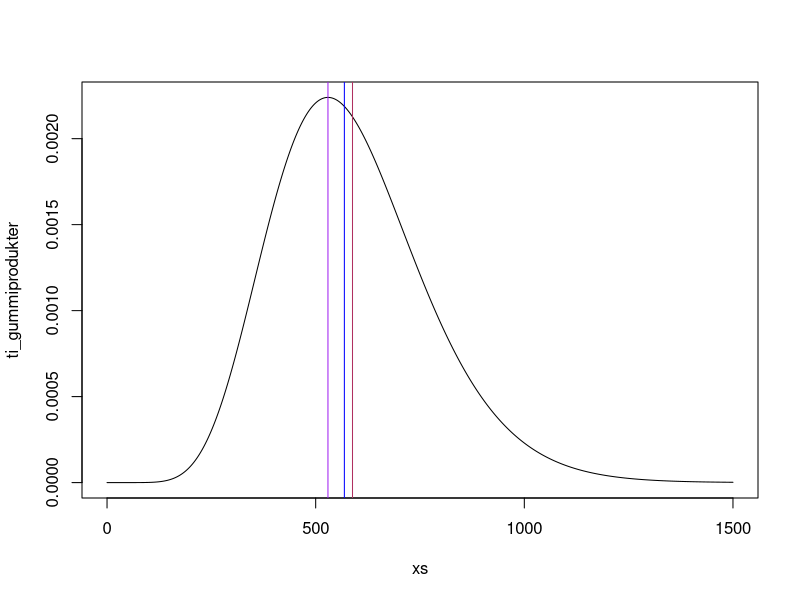

This figure's R source:
# Processes -------------------------------------------------------------
# Bernoulli Process -- Eksamen desember 2021 --------------------------
{
# ** a) Ligninggenerator ----
# Nyberg har laget en generator for tredjegradsligninger.
# Sannsynligheten for at Sebastian klarer å løse en tilfeldig generert ligning derfra
# er 3/8. Sebastian henter 5 tredjegradsligninger fra generatoren.

# Sannsynligheten for at Sebastian klarer å løse en 3. grads ligning
p = 3/8

# Antall 3. grads ligninger som Sebastian trekker
k = 5

# *** i.  Sannsynlighet for å presis løse 2 av 3. grads ligningene ----
K_n = dbinom(2, k, p)

# *** ii. Sannsynlighet for å løse 2 eller flere av ligningene ----
to_eller_flere = 1 - pbinom(1, k, p)

# *** iii. Ber om nye ligninger helt til han klarer å løse 2 av dem ----
# Y ~nb(2, 3/8)(x) Y = dbnbinom(, 2, p) 


# ** b) Avløpsvann ----
# Du har fått i sommerjobb å passe på rensing av avløpsvann i en storby. I dag
# ser du spesielt etter gummiprodukter, og erfaringen fra tidligere år tilsier at
# det i snitt er 0.017 gummiprodukter per kubikkmeter rensevann.

lambda = 0.017

# *** i. Hvilken prosess er den riktige til denne problemstillingen? ----
# Poisson

# *** ii. Sannsynlighetsfordelingen for mengden rensevann for å få 10 gummiprodukter ----
# T ~gamma(10, 0.017)(t)

# *** iii. Skisser forderling i punnk ii. og marker punktestimatene ----
k = 10
xs = seq(0, 1500, 1)
expectedVal = k/lambda
medianVann = qgamma(0.5, k, lambda)
modeVann = (k - 1) / lambda

ti_gummiprodukter = dgamma(xs, k, lambda)
plot(xs, ti_gummiprodukter, type="l")
abline(v = expectedVal, col ="maroon")
abline(v = medianVann, col="blue")
abline(v = modeVann, col="purple")

# *** iv. Sannsynlighetsfordelingen for antall gummiprodukter i 100 kubikkmeter med  ----
# pois ~(0.017, 100)(x)


}
# Poisson Process
# **